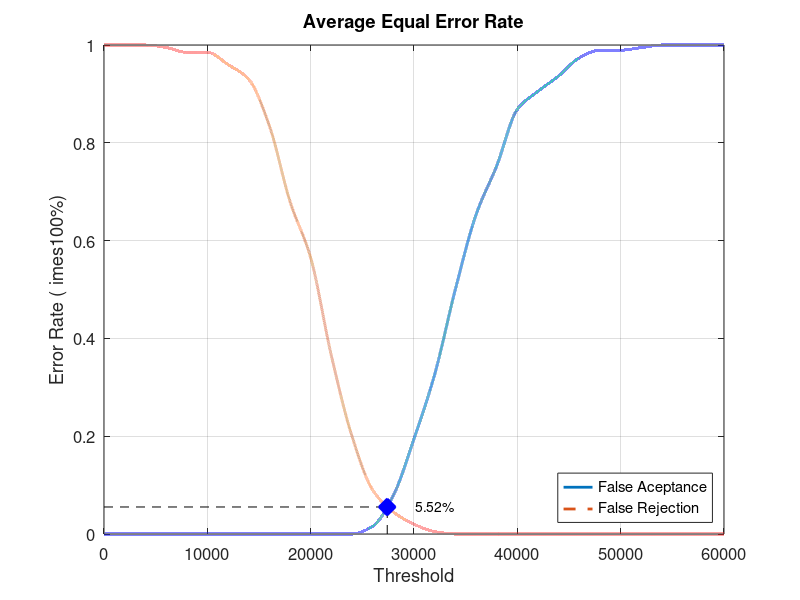
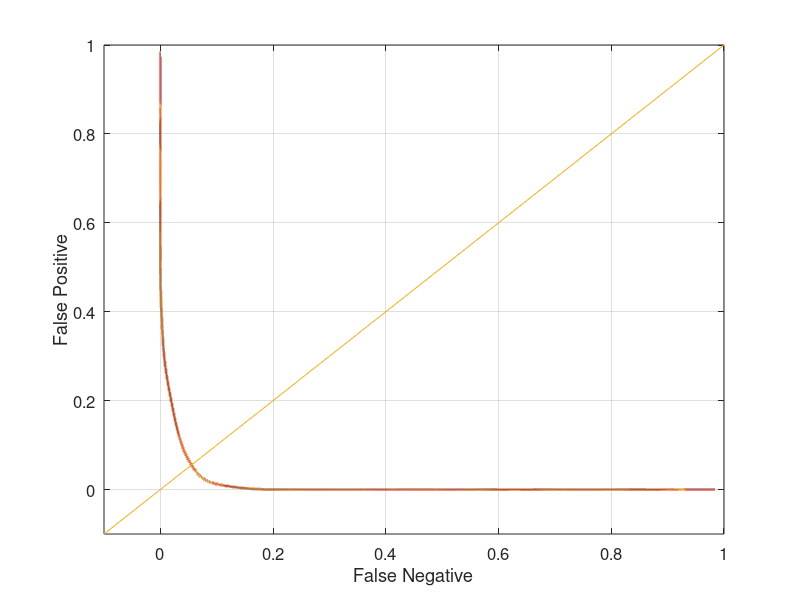

Reproduce these figures in MATLAB, in order.
close all;
clear;
clc;
x = 0:2000:60000;
xq = 0:0.5:60000;

y0 = [0 0 0 0 0 0 0 0 0 0 0 0 0 0.0157895 0.0789474 0.194737 0.326316 0.5 0.652632 0.752632 0.868421 0.905263 0.936842 0.973684 0.989474 0.989474 0.994737 1 1 1 1]
yy0 = interp1(x, y0, xq, 'pchip');
y1 = [1 1 1 0.995 0.985 0.985 0.96 0.93 0.835 0.68 0.565 0.365 0.2 0.09 0.045 0.02 0.005 0 0 0 0 0 0 0 0 0 0 0 0 0 0]
yy1 = interp1(x, y1, xq, 'pchip');

% Calculating EER: 
y2 = abs(y0 - y1);
find(y2 == min(y2))
yy2 = abs(yy0 - yy1);
xEER = find(yy2 == min(yy2));
xEERIndex = xq(xEER) % X-axis EER
yEER = yy0(xEER) % Y-axis EER

main = figure
plot(xq, yy0,'-','LineWidth', 2);	hold on
plot(xq, yy1,'--','LineWidth', 2);	hold on
plot([xEERIndex xEERIndex], [0 yEER], 'k--');	hold on
plot([0 xEERIndex], [yEER yEER], 'k--');	hold on
plot(xEERIndex, yEER, 'bx', 'LineWidth', 10);	hold on
text(xEERIndex + 10 * xEERIndex / 100, yEER, [num2str(round((10000 * yEER)) / 100) '%'])
legend('False Aceptance', 'False Rejection', 'Location', 'SouthEast')
xlabel('Threshold')
ylabel('Error Rate (	imes100%)')
title('Average Equal Error Rate')
set(gca, 'FontSize', 12)
axis([0 60000 0 1])
grid on

print(main, 'Database5_1Main', '-dpng');
FNRxFPR = figure('Color', [1 1 1]);
plot(yy1, yy0, '-', yy1, yy0, 'LineWidth', 2);
hold on
y = -0.1:0.1:1
plot(y, y); 
set(gca, 'FontSize', 12)
xlabel('False Negative')
ylabel('False Positive')
axis([-0.1 1 -0.1 1])
set(gca, 'FontSize', 12)
grid on

print(FNRxFPR, 'Database5_1FNRxFPR','-dpng');
